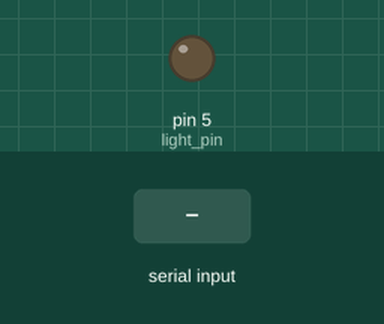
Simulated run of this sketch. Board: Arduino Uno, built with avr-gcc and run on an emulated ATmega328P. Parts: output pins drawn as LEDs (lit = HIGH). The inputs (shaded band) are chosen by the test bench.

Above: at 1.2 s.
1.3 s: "90,45\n" received over Serial
At 2.4 s:
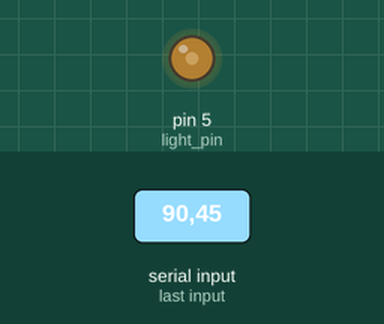
2.8 s: "30,150\n" received over Serial
At 3.6 s:
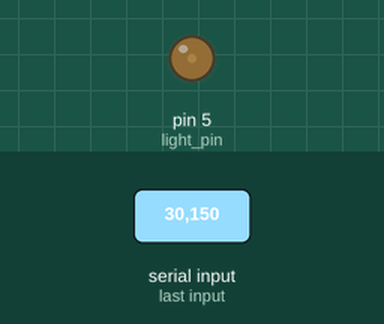
4.3 s: "200\n" received over Serial
At 4.7 s:
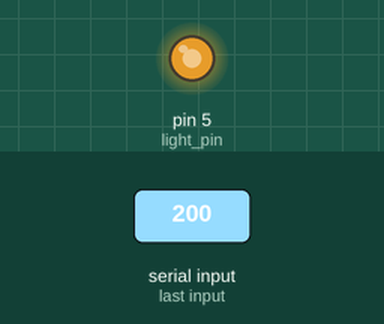
5.8 s: "90\n" received over Serial
At 7.0 s:
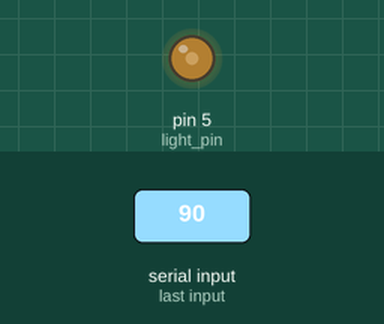
Timing chart, 0 to 8.3 s (numbered marks = the images above; inputs shaded):
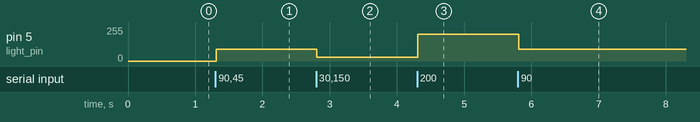

Measured:
- after the input at 1.3 s, pin 5 (light_pin): 0/255 → 90/255 at once
- after the input at 2.8 s, pin 5 (light_pin): 90/255 → 30/255 at once
- after the input at 4.3 s, pin 5 (light_pin): 30/255 → 200/255 at once
- after the input at 5.8 s, pin 5 (light_pin): 200/255 → 90/255 at once

The sketch:

env_light.ino
```cpp
//This is an Arduino code for controlling the brightness of a light board based on serial communication.
//The initial brightness is set to 0 and the baud rate is 115200.
//The transmission signal ends with '\r\n'.

#define light_pin 5 //define the light hardware pin is D5(PWM)
#define serial_bound_rate 115200 //defint the bound rate is 115200
uint8_t var_light = 0; //init val is 10
String serial_read = "";
bool DEBUG_MODE = false; //serial print Info (if true)

void setup() {
  pinMode(light_pin, OUTPUT); //set light pin is output
  Serial.begin(serial_bound_rate); //set bound rate
  Serial.setTimeout(10); //set serial timeout (readString wait time)
  analogWrite(light_pin, var_light); //set the light Lum.
  if (DEBUG_MODE) {
    Serial.println("Serial bound rate is '" + String(serial_bound_rate) + "'");
    Serial.println("Please input the value of Luminous(0~255).");
  }
}

void loop() {
  if (serial_read.length() > 2) {
    var_light = serial_read.toInt(); //str => int
    analogWrite(light_pin, var_light); //set light val

    if (DEBUG_MODE) {
      Serial.println("Luminous value: " + String(var_light)); // print the light val
    }
  }

  while (!Serial.available()) {} //wait for input
  serial_read = Serial.readString(); //read input

}
```
